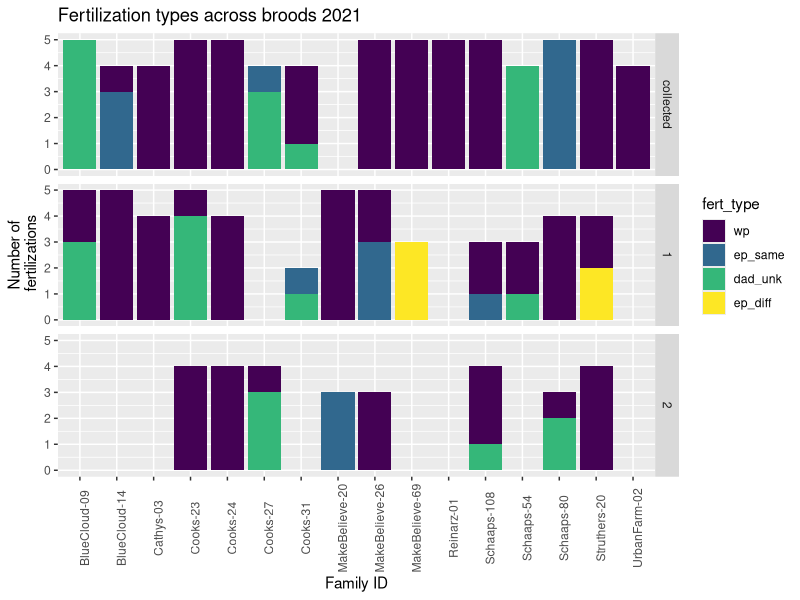
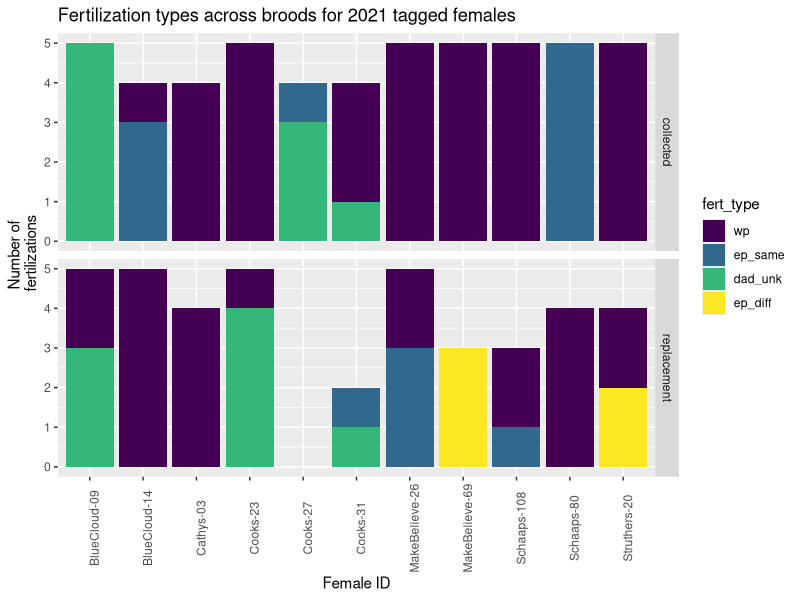
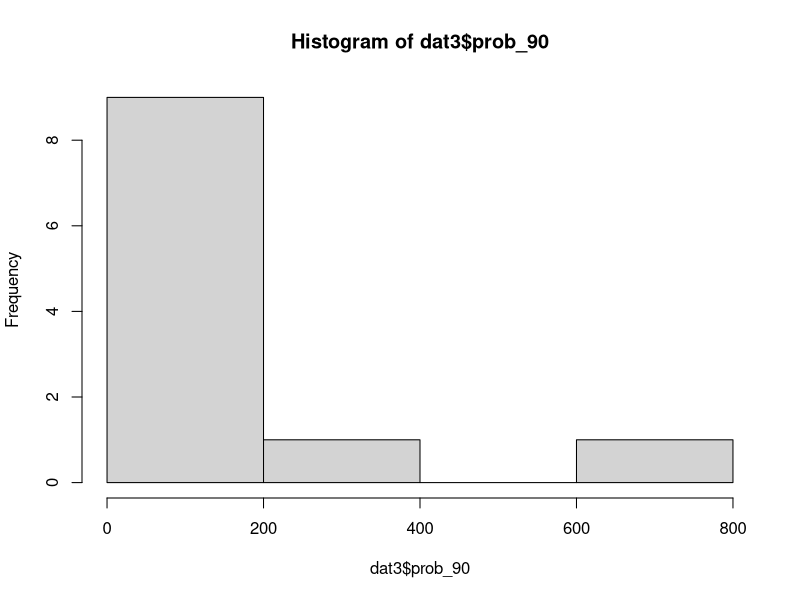
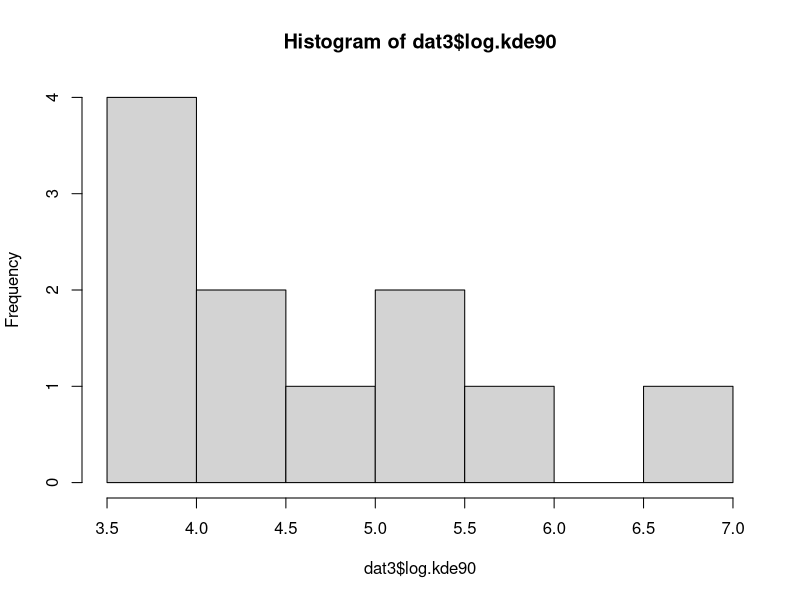
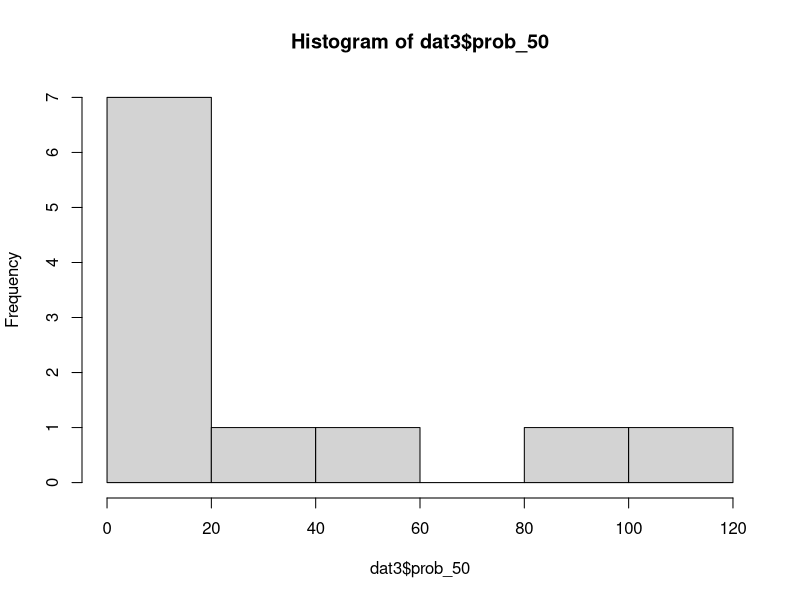
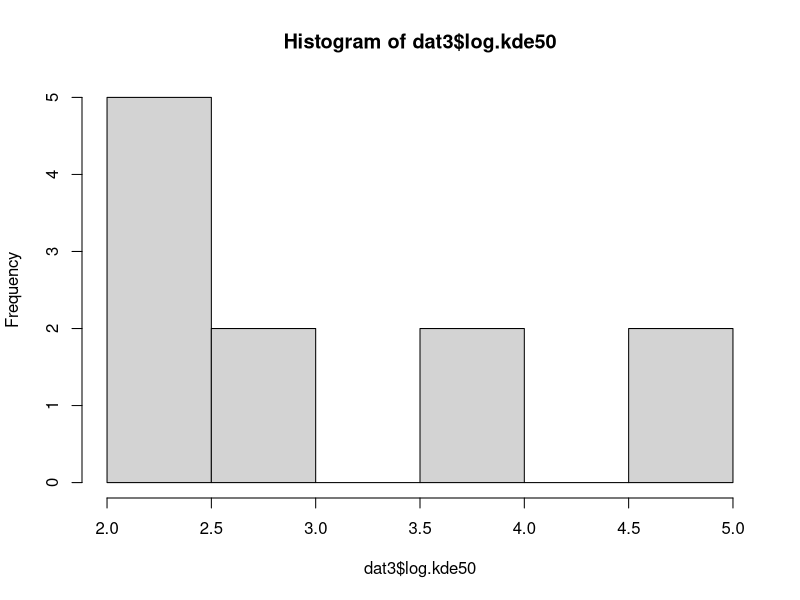
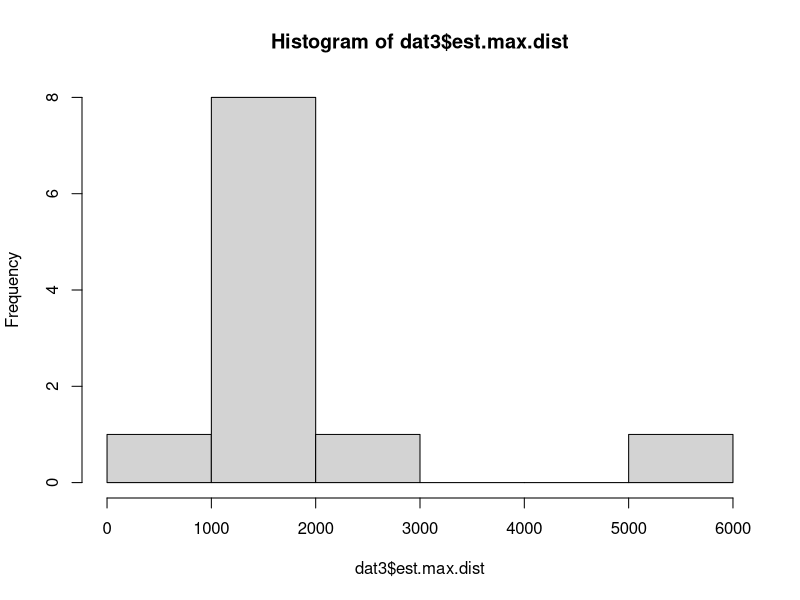
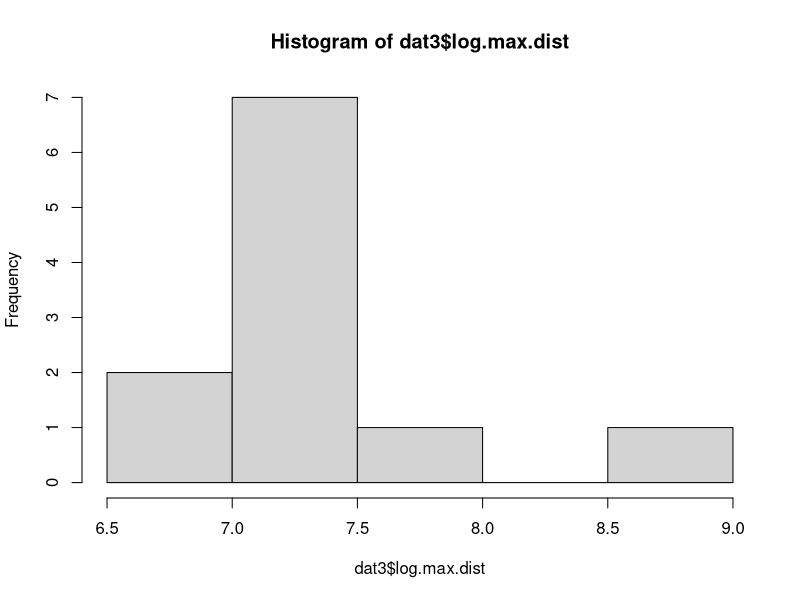

The R script that drew these images, in order: (Note: this script raises an error after producing the figures.)

# GPS tagging 2021 - analysis for hypothesis testing
# Version for BES submission (Nov 2024)
# Heather Kenny-Duddela

# libraries
library(tidyverse)
library(ggplot2)

### Set working directory
setwd("C:/Users/heath/Documents/CU Boulder/BARS fieldwork/2022 Field and Lab/Paternity assignment methods/barn-swallow-gps/make-table-for-models")

### load data

# paternity data for each clutch
clutch <- read.csv("input-files/fert_2021_by_clutchID.csv")

# update fertilization type for the Hepp clutch, where the dad is from Cooks
# This should actually be classified as ep_same site since Cooks was the 
# original tagging site for this female
clutch$fert_type[which(clutch$clutch_id_ind1=="Hepp (near Cook)_1_1" &
                         clutch$Site_dad=="Cooks")] <- "ep_same"

# change factor order to match previous plots
clutch$fert_type <- factor(clutch$fert_type, 
                                           levels=c("wp","ep_same","mom_unk",
                                                    "dad_unk","ep_diff"))

# reorder brood factors
clutch$Brood_ind1 <- factor(clutch$Brood_ind1, levels=c("collected","1","2"))


# plot by fertilization type and facet by brood number
ggplot(clutch, aes(x=FamilyID_mom, y=fert, fill=fert_type)) + 
  geom_bar(position="stack", stat="identity") +
  theme(axis.text.x = element_text(angle=90)) +
  scale_fill_viridis_d() +
  xlab("Family ID") + ylab("Number of\n fertilizations") + 
  facet_grid(Brood_ind1~.) +
  ggtitle("Fertilization types across broods 2021")


# calculate proportion within-pair for all clutches
clutch.wp <- clutch %>%
  group_by(clutch_id_ind1, FamilyID_mom, Brood_ind1, Site_ind1) %>%
  summarise(num.wp = sum(subset(fert, fert_type=="wp")),
            num.ep = sum(subset(fert, fert_type!="wp")),
            clutch.size = mean(clutch_size),
            prop.wp = num.wp/clutch.size,
            prop.ep = num.ep/clutch.size)


### Subset tagged females only

# KDE estimates which are in hectares
areas <- read.csv("input-files/KDE probs_updated.csv")
# reverse direction of points past 50m and 100m
areas$prop.far50 <- 1 - areas$prop.close50
areas$prop.far100 <- 1 - areas$prop.close100


# add column for family IDs to areas data
areas$FamilyID_mom <- NA

areas$FamilyID_mom[which(areas$bird=="bc09")] <- "BlueCloud-09"
areas$FamilyID_mom[which(areas$bird=="bc14")] <- "BlueCloud-14"
areas$FamilyID_mom[which(areas$bird=="ca03")] <- "Cathys-03"
areas$FamilyID_mom[which(areas$bird=="co23")] <- "Cooks-23"
areas$FamilyID_mom[which(areas$bird=="co27")] <- "Cooks-27"
areas$FamilyID_mom[which(areas$bird=="co31")] <- "Cooks-31"
areas$FamilyID_mom[which(areas$bird=="mb26")] <- "MakeBelieve-26"
areas$FamilyID_mom[which(areas$bird=="mb69")] <- "MakeBelieve-69"
areas$FamilyID_mom[which(areas$bird=="sc108")] <- "Schaaps-108"
areas$FamilyID_mom[which(areas$bird=="sc80")] <- "Schaaps-80"
areas$FamilyID_mom[which(areas$bird=="st20")] <- "Struthers-20"



# subset clutch data
clutch.move <- subset(clutch, clutch$FamilyID_mom %in% areas$FamilyID_mom)

# keep only collected and replacement clutches
clutch.move2 <- subset(clutch.move, clutch.move$Brood_ind1 != "2")
# add "replacement" label
clutch.move2$Brood_ind1 <- as.character(clutch.move2$Brood_ind1)
clutch.move2$Brood_ind1[which(clutch.move2$Brood_ind1=="1")] <- "replacement"

# subset wp data
clutch.wp.move <- subset(clutch.wp, clutch.wp$FamilyID_mom %in% areas$FamilyID_mom)


# plot paternity proportions with just GPS females
# Manuscript Figure 3
ggplot(clutch.move2, aes(x=FamilyID_mom, y=fert, fill=fert_type)) + 
  geom_bar(position="stack", stat="identity") +
  theme(axis.text.x = element_text(angle=90)) +
  scale_fill_viridis_d() +
  xlab("Female ID") + ylab("Number of\n fertilizations") + 
  facet_grid(Brood_ind1~.) +
  ggtitle("Fertilization types across broods for 2021 tagged females")

ggsave("output-files/FigS1_fert by brood 2021 tagged females.png", w=5.5, h=4)
ggsave("output-files/FigS1_fert by brood 2021 tagged females.pdf", w=5.5, h=4)



# calculate proportion wp in collected and replacement broods with SD

# just collected brood
clutch.wp.move.col <- subset(clutch.wp.move, clutch.wp.move$Brood_ind1=="collected")
mean(clutch.wp.move.col$prop.wp) # average wp in collected 0.636 +- 0.466
sd(clutch.wp.move.col$prop.wp)

# just replacement brood
clutch.wp.move.rep <- subset(clutch.wp.move, clutch.wp.move$Brood_ind1=="1")
mean(clutch.wp.move.rep$prop.wp) # average wp in collected 0.516 +- 0.392
sd(clutch.wp.move.rep$prop.wp)

# also calculate proportion ep in collected and replacement
# collected
mean(clutch.wp.move.col$prop.ep) # average ep in collected 0.363 +- 0.466
sd(clutch.wp.move.col$prop.ep)
# replacement
mean(clutch.wp.move.rep$prop.ep) # average ep in replacement 0.483 +- 0.392
sd(clutch.wp.move.rep$prop.ep)

###############################################################################

# Make the dataframe for the models

# take only replacement clutches (brood 1) from the tagged females
dat <- subset(clutch.wp.move, clutch.wp.move$Brood_ind1==1)

# add back in missing Cooks-27 whose replacement clutch failed
dat <- rbind(dat, clutch.wp.move[7,])
dat[11,c(1,3,5:9)] <- NA

# collected clutches only
dat1.2 <- subset(clutch.wp.move, clutch.wp.move$Brood_ind1=="collected")
# change labels to indicate collected
colnames(dat1.2)[5:9] <- c("num.wp.collected", "num.ep.collected", 
                           "clutch.size.collected", "prop.wp.collected", 
                           "prop.ep.collected")

# add collected clutches to main data
dat1.3 <- left_join(dat, dat1.2[,c(2,5:9)], by="FamilyID_mom")

# add areas data
dat2 <- left_join(dat1.3, areas, by="FamilyID_mom")

# change column names 
colnames(dat2)[31:32] <- c("proportion.past.50","proportion.past.100")

# correct Cooks site for the Hepp bird
dat2[dat2$FamilyID_mom=="Cooks-31",]$Site_ind1 <- "Cooks"

# load data with number of mates
mates.replace <- read.csv("input-files/num mates replacement clutch.csv")
mates.collect <- read.csv("input-files/num mates collected clutch.csv")

colnames(mates.replace)[c(5,7)] <- c("mates.replacement", "chicks.replacement")
colnames(mates.collect)[c(5,7)] <- c("mates.collected", "chicks.collected")

# use belly avg brightness
color <- read.csv("input-files/plumage-color-mass.csv")
# pull out only nestID and female and male color, and female mass
color2 <- color[,c(1,5,7,8)]
colnames(color2)[1] <- "bird"

# add estimated max distance from barn
est.max <- read.csv("input-files/estimated max distance from resampling_original.csv")
colnames(est.max)[c(2,6)] <- c("bird","est.max.dist")

dat2.2 <- left_join(dat2, color2, by="bird")

dat2.4 <- left_join(dat2.2, est.max[,c(2,6)], by="bird")

dat2.5 <- left_join(dat2.4, mates.collect[,c(2,5,7)], by="FamilyID_mom")

dat3 <- left_join(dat2.5, mates.replace[,c(2,5,7)], by="FamilyID_mom")

# add columns for EP mates, rather than total including WP male

# for collected, Schaaps-80 and BlueCloud-09 did not mate with social male
# subtract 1 from all rows except these two
dat3$mates.collected.ep <- NA
dat3$mates.collected.ep[-c(1,9)] <- dat3$mates.collected[-c(1,9)] -1
dat3$mates.collected.ep[c(1,9)] <- dat3$mates.collected[c(1,9)]
# for replacement, MakeBelieve-69 and Cooks-31 did not mate with their social male
# subtract 1 from all rows except these two
dat3$mates.replacement.ep <- NA
dat3$mates.replacement.ep[-c(4,5)] <- dat3$mates.replacement[-c(4,5)] -1
dat3$mates.replacement.ep[c(4,5)] <- dat3$mates.replacement[c(4,5)]


colnames(dat3)[c(33,34)] <- c("B_avg.bright.female", "B_avg.bright.male")

# try log-transforming area metrics to make them less skewed

dat3$log.kde90 <- log(dat3$prob_90)
hist(dat3$prob_90)
hist(dat3$log.kde90)

dat3$log.kde50 <- log(dat3$prob_50)
hist(dat3$prob_50)
hist(dat3$log.kde50)

dat3$log.max.dist <- log(dat3$est.max.dist)
hist(dat3$est.max.dist)
hist(dat3$log.max.dist)

hist(dat3$num.ep)

dat4 <- dat3

# add breeding group sizes
dat4$group.size <- c(5,5,5,5,5,5,2,10,10,1,5)

# calculate change in proportion EP and number EP young between collected and 
# replacement
dat4$diff.ep.prop <- dat4$prop.ep - dat4$prop.ep.collected

# change in number EP chicks
dat4$diff.num.ep <- dat4$num.ep - dat4$num.ep.collected

# change in number of EP sires
dat4$diff.ep.sires <- dat4$mates.replacement.ep - dat4$mates.collected.ep

# save final table
write.csv(dat4, "output-files/table for movement and mating models_BES_R.csv", row.names = F) 

################################################################################
# Correlation plot among all variables------------------------------------------

library(psych)

# correlations among predictor variables: log kde50, log kde90, prop.close.50,
# prop.close.100, est max dist, female plumage, male plumage, group size

# note that the MASS package masks the select function from dplyr, so you
# can't run the below line if MASS is currently loaded

vis <- select(dat4,log.kde50, log.kde90, log.max.dist, proportion.past.50,
              proportion.past.100, B_avg.bright.female, B_avg.bright.male, 
              mass, group.size)

pairs.panels(vis[,-c(1:3)],
             method="spearman",
             density=T,
             ellipses=F,
             smooth=F,
             stars=T)

# Manuscript Fig S3
# correlations among just the movement variables
vis2 <-  select(dat4,log.kde50, log.kde90, log.max.dist, proportion.past.50,
                proportion.past.100)
png("output-files/FigS2_correlation plot movement vars.png", pointsize=10, width=4500, height=3000, res=600)
pairs.panels(vis2.df[,4:8],
             method="spearman",
             density=T,
             ellipses=F,
             smooth=F,
             stars=T,
             breaks = 3)
dev.off()

# specify histograms on the diagonal
panel.hist <- function(x, ...)
{
  #from help of pairs
  usr <- par("usr"); on.exit(par(usr))
  par(usr = c(usr[1:2], 0, 1.5) )
  h <- hist(x, plot = FALSE)
  breaks <- h$breaks; nB <- length(breaks)
  y <- h$counts; y <- y/max(y)
  rect(breaks[-nB], 0, breaks[-1], y, col="cyan")
}

panel.cor <- function(x, y, digits = 2, prefix = "", cex.cor, ...)
{
  #from help of pairs
  usr <- par("usr"); on.exit(par(usr))
  par(usr = c(0, 1, 0, 1))
  r <- abs(cor(x, y,use="pairwise.complete.obs"))
  txt <- format(c(r, 0.123456789), digits = digits)[1]
  txt <- paste0(prefix, txt)
  if(missing(cex.cor)) cex.cor <- 0.5/strwidth(txt)
  text(0.5, 0.5, txt, cex = cex.cor)
}


# make plot using base pairs function
png("output-files/FigS2_correlation plot movement vars hist.png", pointsize=10, width=4500, height=3000, res=600)
pairs(vis2.df[,4:8], diag.panel = panel.hist, upper.panel = panel.cor)
dev.off()


vis3 <- select(dat4, proportion.past.100,
               proportion.past.50)

pairs(vis3[,4:5])

pairs.panels(vis3[,4:5],
             method="spearman",
             density=T,
             ellipses=F,
             smooth=F,
             stars=T,
             breaks = 10)


# correlation between collected and replacement prop ep
ggplot(dat4, aes(x=prop.ep, y=prop.ep.collected)) + geom_point(size=3) + 
  xlab("Proportion EP young in replacement") +
  ylab("Proportion EP young in collected clutch") +
  ggtitle("Mating patterns of females across broods")

cor.test(dat4$prop.ep, dat4$prop.ep.collected, method="spearman")
# Spearman's rank correlation rho
# 
# data:  dat4$prop.ep and dat4$prop.ep.collected
# S = 203.6, p-value = 0.5154
# alternative hypothesis: true rho is not equal to 0
# sample estimates:
#        rho 
# -0.2339114 

# correlation between collected and replacement for number EP offspring
cor.test(dat4$num.ep, dat4$num.ep.collected, method="spearman")
# Spearman's rank correlation rho
# 
# data:  dat4$num.ep and dat4$num.ep.collected
# S = 215.6, p-value = 0.3888
# alternative hypothesis: true rho is not equal to 0
# sample estimates:
#        rho 
# -0.3066423 


# correlation between collected and replacement for number EP mates
cor.test(dat4$mates.collected.ep, dat4$mates.replacement.ep, method="spearman")

# Spearman's rank correlation rho
# 
# data:  dat4$mates.collected.ep and dat4$mates.replacement.ep
# S = 196.83, p-value = 0.5934
# alternative hypothesis: true rho is not equal to 0
# sample estimates:
#        rho 
# -0.1928792 

ggplot(dat4, aes(x=mates.collected.ep, y=mates.replacement.ep)) + 
  geom_point(size=3, position=position_jitter(height=0.08, width=0.04),
             alpha=0.3) + 
  xlab("Number mates in collected clutch") +
  ylab("Number mates in replacement clutch") +
  ggtitle("Mating patterns of females across broods")


# histogram of diff between collected and replacement
ggplot(dat4, aes(x=diff.ep.prop)) + 
  geom_histogram(binwidth=0.3, fill="lightblue", color="black") +
  geom_vline(xintercept=0, color="red", linetype="dashed")+
  ggtitle("Change in proportion of EP offspring") +
  xlab("Difference in proportion of EP offspring from \ncollected to replacement")

ggsave("diff in propEP histogram.png")

# histogram of diff in number EP offspring
ggplot(dat4, aes(x=diff.num.ep)) + 
  geom_histogram(fill="lightblue", color="black", binwidth=1) +
  geom_vline(xintercept=0, color="red", linetype="dashed")+
  ggtitle("Change in number of EP offspring") +
  xlab("Difference in number of EP offspring from \ncollected to replacement")

ggsave("diff in number EP young histogram.png")

# histogram of diff in number EP sires
ggplot(dat4, aes(x=diff.ep.sires)) + 
  geom_histogram(fill="lightblue", color="black", binwidth=1) +
  geom_vline(xintercept=0, color="red", linetype="dashed")+
  ggtitle("Change in number of EP sires") +
  xlab("Difference in number of EP sires from \ncollected to replacement")

ggsave("diff in number EP sires histogram.png")

#-------------------------------------------------------------------------------
### Reaction norm plots for change in clutch size, EP mating--------------------

# make table to show change in paternity
pat.change1 <- dat4 %>% ungroup() %>%
  select(FamilyID_mom, num.ep, clutch.size, prop.ep, 
                     mates.replacement.ep)

pat.change2 <- dat4 %>% ungroup() %>%
  select(FamilyID_mom, num.ep.collected, clutch.size.collected,
                      prop.ep.collected, mates.collected.ep)

# add column for collected or replacement
pat.change1$clutch <- "replacement"
pat.change2$clutch <- "collected"

# make colnames the same
colnames(pat.change1)[5] <- "mates.ep"
colnames(pat.change2)[2:5] <- colnames(pat.change1)[2:5]

# combine
pat.change3 <- rbind(pat.change2, pat.change1)

# remove NA rows
pat.change3 <- subset(pat.change3, pat.change3$FamilyID_mom!="Cooks-27")

### Make plots for Figure S2

# clutch size (Fig S2 a)

# calculate line weights
clutch.lines <- data.frame(t1 = pat.change3$clutch.size[1:10], 
                    t2 = pat.change3$clutch.size[11:20])

clutch.lines2 <- data.frame(table(clutch.lines$t1, clutch.lines$t2)) %>%
  mutate(transition = paste(Var1, Var2))%>%
  pivot_longer(cols = c(Var1, Var2), names_to = "x", values_to = "y")%>%
  filter(Freq != 0 & !grepl("NA", transition ))

clutch.lines2$x[which(clutch.lines2$x=="Var1")] <- "collected"
clutch.lines2$x[which(clutch.lines2$x=="Var2")] <- "replacement"
clutch.lines2$y <- as.numeric(as.character(clutch.lines2$y))
colnames(clutch.lines2)[3:4] <- c("clutch", "clutch.size")

# make plot for change in clutch size
ggplot(clutch.lines2, aes(x = clutch, y = clutch.size)) +  
  geom_line(aes(linewidth=(Freq), group=transition), alpha=0.5) +
  scale_linewidth(range=c(1,3), breaks=c(1,2,3)) +
  geom_count(inherit.aes=F, data=pat.change3, size=3,
             aes(x=clutch, y=clutch.size, shape=after_stat(n))) +
  scale_shape_binned() +
  xlab("Clutch type") +
  ylab("Number of offspring sampled")

ggsave("output-files/FigS2a_change in clutch size.png", w=3, h=2.5, scale=1.2)
  

# proportion EP offspring (Fig S2 b)

# table for prop EP line weights
propEP.lines <- data.frame(t1 = pat.change3$prop.ep[1:10], 
                           t2 = pat.change3$prop.ep[11:20])

propEP.lines2 <- data.frame(table(propEP.lines$t1, propEP.lines$t2)) %>%
  mutate(transition = paste(Var1, Var2))%>%
  pivot_longer(cols = c(Var1, Var2), names_to = "x", values_to = "y")%>%
  filter(Freq != 0 & !grepl("NA", transition ))

propEP.lines2$x[which(propEP.lines2$x=="Var1")] <- "collected"
propEP.lines2$x[which(propEP.lines2$x=="Var2")] <- "replacement"
propEP.lines2$y <- as.numeric(as.character(propEP.lines2$y))
colnames(propEP.lines2)[3:4] <- c("clutch", "prop.ep")

ggplot(propEP.lines2, aes(x = clutch, y = prop.ep)) +  
  geom_line(aes(linewidth=(Freq), group=transition), alpha=0.5) +
  scale_linewidth(range=c(1,1), breaks=c(1)) +
  geom_count(inherit.aes=F, data=pat.change3, 
             aes(x=clutch, y=prop.ep)) +
  xlab("Clutch type") +
  ylab("Proportion of EP offspring")

ggsave("output-files/FigS2b_change in prop EP.png", w=3, h=2.5, scale=1.2)


# Number EP  young (Fig S2 c)

# table for num EP young line weight
numEP.lines <- data.frame(t1 = pat.change3$num.ep[1:10], 
                           t2 = pat.change3$num.ep[11:20])

numEP.lines2 <- data.frame(table(numEP.lines$t1, numEP.lines$t2)) %>%
  mutate(transition = paste(Var1, Var2))%>%
  pivot_longer(cols = c(Var1, Var2), names_to = "x", values_to = "y")%>%
  filter(Freq != 0 & !grepl("NA", transition ))

numEP.lines2$x[which(numEP.lines2$x=="Var1")] <- "collected"
numEP.lines2$x[which(numEP.lines2$x=="Var2")] <- "replacement"
numEP.lines2$y <- as.numeric(as.character(numEP.lines2$y))
colnames(numEP.lines2)[3:4] <- c("clutch", "num.ep")

ggplot(numEP.lines2, aes(x = clutch, y = num.ep)) +  
  geom_line(aes(linewidth=(Freq), group=transition), alpha=0.5) +
  scale_linewidth(range=c(1,2), breaks=c(1,2)) +
  geom_count(inherit.aes=F, data=pat.change3, 
             aes(x=clutch, y=num.ep)) +
  xlab("Clutch type") +
  ylab("Number of EP offspring")

ggsave("output-files/FigS2c_change in num EP.png", w=3, h=2.5, scale=1.2)

# number of EP sires (Fig S3 d)

# table for calculating num EP sires line weights
sires.lines <- data.frame(t1 = pat.change3$mates.ep[1:10], 
                          t2 = pat.change3$mates.ep[11:20])

sires.lines2 <- data.frame(table(sires.lines$t1, sires.lines$t2)) %>%
  mutate(transition = paste(Var1, Var2))%>%
  pivot_longer(cols = c(Var1, Var2), names_to = "x", values_to = "y")%>%
  filter(Freq != 0 & !grepl("NA", transition ))

sires.lines2$x[which(sires.lines2$x=="Var1")] <- "collected"
sires.lines2$x[which(sires.lines2$x=="Var2")] <- "replacement"
sires.lines2$y <- as.numeric(as.character(sires.lines2$y))
colnames(sires.lines2)[3:4] <- c("clutch", "mates.ep")

ggplot(sires.lines2, aes(x = clutch, y = mates.ep)) +  
  geom_line(aes(linewidth=(Freq), group=transition), alpha=0.5) +
  scale_linewidth(range=c(1,4), breaks=c(1,2,3,4)) +
  geom_count(inherit.aes=F, data=pat.change3, 
             aes(x=clutch, y=mates.ep)) +
  xlab("Clutch type") +
  ylab("Number of EP sires")

ggsave("output-files/FigS2d_change in sires.png", w=3, h=2.5, scale=1.2)



# number of EP sires
ggplot(pat.change3, aes(x=clutch, y=mates.ep)) + 
  geom_count() + geom_line(aes(group=FamilyID_mom)) +
  xlab("Clutch type") +
  ylab("Number of EP sires") +
  ggtitle("Change in number of EP sires \nbetween time points")

ggsave("generated-files/change in num sires.png", h=3.5, w=4)

# calculate summary stats for mating -------------------------------------------

# collected
mean(dat4$prop.ep.collected) #0.363
sd(dat4$prop.ep.collected) # 0.465
range(dat4$prop.ep.collected, na.rm=T) # 0,1

mean(dat4$num.ep.collected) # 1.636364
sd(dat4$num.ep.collected) # 2.15744

mean(dat4$mates.collected.ep, na.rm=T) #0.45
range(dat4$mates.collected.ep, na.rm=T) #0, 1

# replacement
mean(dat4$prop.ep, na.rm=T) #0.4833
range(dat4$prop.ep, na.rm=T) # 0,1
sd(dat4$prop.ep, na.rm=T) # 0.392

mean(dat4$num.ep, na.rm=T) # 1.8
sd(dat4$num.ep, na.rm=T) # 1.47573

mean(dat4$mates.replacement.ep, na.rm=T) #0.9
range(dat4$mates.replacement.ep, na.rm=T) #0,2

# difference
mean(dat4$diff.ep.prop, na.rm=T) # 0.1833333
sd(dat4$diff.ep.prop, na.rm=T) # 0.692018

mean(dat4$diff.num.ep, na.rm=T) # 0.4
sd(dat4$diff.num.ep, na.rm=T) # 2.91357

mean(dat4$diff.ep.sires, na.rm=T) # 0.5
sd(dat4$diff.ep.sires, na.rm=T) # 0.9718253


# Histograms of variables-------------------------------------------------------

ggplot(dat3, aes(x=prop.ep)) + geom_histogram(color="black", fill="lightblue", binwidth = 0.1) +
  ggtitle("Proportion of EP young in replacement clutch") +
  ylab("Number of females") + xlab("Proportion of extra-pair young")

# ggsave("hist prop ep young.png", w=5, h=4)

ggplot(dat3, aes(x=num.ep)) + geom_histogram(color="black", fill="lightblue", binwidth=1) +
  ggtitle("Number of EP young in replacement clutch") +
  ylab("Number of females") + xlab("Number of extra-pair young")

ggplot(dat3, aes(x=num.ep.mates)) + geom_histogram(color="black", fill="lightblue", binwidth = 1) +
  ggtitle("Total number of EP mates during the season") +
  ylab("Number of females") + xlab("Number of extra-pair mates")

# ggsave("hist num ep mates.png", w=5, h=4)

# Scatterplots of relationships-------------------------------------------------

# Proportion of EP young in replacement clutch

ggplot(dat4, aes(mates.replacement.ep, prop.ep)) + geom_point() +
  xlab("Number of EP mates") + 
  ylab("proportion of EP young in \nreplacement clutch") +
  ggtitle("Number EP mates vs. proportion of EP young")


ggplot(dat4, aes(log.kde90, prop.ep)) + geom_point() +
  xlab("Area of 90% KDE in km2") + 
  ylab("proportion of EP young in \nreplacement clutch") +
  ggtitle("90% KDE area vs. \nproportion of EP young")

ggplot(dat4, aes(log.kde50, prop.ep)) + geom_point() +
  xlab("Area of 50% KDE in km2") + 
  ylab("proportion of EP young in \nreplacement clutch") +
  ggtitle("50% KDE area vs. \nproportion of EP young")


ggplot(dat4, aes(proportion.past.50, prop.ep)) + geom_point() +
  xlab("Proportion of GPS points past 50m of barn") + 
  ylab("proportion of EP young in \nreplacement clutch") +
  ggtitle("points past 50m vs. proportion of EP young")

ggplot(dat4, aes(proportion.past.50, prop.ep)) + geom_point() +
  xlab("Proportion of GPS points past 50m of barn") + 
  ylab("proportion of EP young in \nreplacement clutch") +
  ggtitle("points past 50m vs. proportion of EP young") +
  geom_smooth(method=lm)

ggplot(dat4, aes(proportion.past.100, prop.ep)) + geom_point() +
  xlab("Proportion of GPS points past 100m of barn") + 
  ylab("proportion of EP young in \nreplacement clutch") +
  ggtitle("points past 100m vs. proportion of EP young")

ggplot(dat4, aes(group.size, prop.ep)) + geom_point(alpha=0.5) +
  xlab("Number of breeding pairs") + 
  ylab("proportion of EP young in \nreplacement clutch") +
  ggtitle("Group size vs. proportion of EP young")+
  geom_smooth(method=lm, se=F)



# prop EP in replacement and group size

cor.test(dat4$prop.ep, dat4$group.size, method="spearman")
# Spearman's rank correlation rho
# 
# data:  dat4$prop.ep and dat4$group.size
# S = 177.67, p-value = 0.833
# alternative hypothesis: true rho is not equal to 0
# sample estimates:
#         rho 
# -0.07680673 

# prop EP in collected vs. group size
cor.test(dat4$prop.ep.collected, dat4$group.size, method="spearman")
# Spearman's rank correlation rho
# 
# data:  dat4$prop.ep.collected and dat4$group.size
# S = 145.07, p-value = 0.3054
# alternative hypothesis: true rho is not equal to 0
# sample estimates:
#       rho 
# 0.3405829 



# EP mates in collected and group size
cor.test(dat4$group.size, dat4$mates.collected.ep, method="spearman")
# Spearman's rank correlation rho
# 
# data:  dat4$group.size and dat4$mates.collected.ep
# S = 153.6, p-value = 0.367
# alternative hypothesis: true rho is not equal to 0
# sample estimates:
#       rho 
# 0.3018349 

# group size vs. num EP mates in replacement
ggplot(dat4, aes(group.size, mates.replacement.ep)) + 
  geom_point(alpha=0.3) +
  xlab("Number of breeding pairs") + 
  ylab("Number of EP mates in replacement") +
  ggtitle("Group size vs. Number of EP mates in replacement")+
  geom_smooth(method=lm, se=F)


cor.test(dat4$group.size, dat4$mates.replacement.ep, method="spearman")
# Spearman's rank correlation rho
# 
# data:  dat4$group.size and dat4$mates.replacement.ep
# S = 169.91, p-value = 0.9349
# alternative hypothesis: true rho is not equal to 0
# sample estimates:
#         rho 
# -0.02976467 

# Num EPY in replacement with possible confounders------------------------------

# group size
ggplot(dat4, aes(x=group.size, y=num.ep)) + 
  geom_point(position=position_jitter(w=0.1, h=0.05))+
  geom_smooth(method=lm, se=F)

cor.test(dat4$group.size, dat4$num.ep, method="spearman")
# Spearman's rank correlation rho
# 
# data:  dat4$group.size and dat4$num.ep
# S = 183.03, p-value = 0.7638
# alternative hypothesis: true rho is not equal to 0
# sample estimates:
#        rho 
# -0.1092634 

# male color
ggplot(dat4, aes(x=B_avg.bright.male, y=num.ep)) + 
  geom_point() +
  geom_smooth(method=lm, se=F)

cor.test(dat4$B_avg.bright.male, dat4$num.ep, method="spearman")
# Spearman's rank correlation rho
# 
# data:  dat4$B_avg.bright.male and dat4$num.ep
# S = 139.29, p-value = 0.6673
# alternative hypothesis: true rho is not equal to 0
# sample estimates:
#       rho 
# 0.1558245 

# Num EPY in collected with possible confounders -------------------------------

# group size
ggplot(dat4, aes(x=group.size, y=num.ep.collected)) + 
  geom_point(position=position_jitter(w=0.1, h=0.05))+
  geom_smooth(method=lm, se=F)

cor.test(dat4$group.size, dat4$num.ep.collected, method="spearman")
# Spearman's rank correlation rho
# 
# data:  dat4$group.size and dat4$num.ep.collected
# S = 139.97, p-value = 0.2714
# alternative hypothesis: true rho is not equal to 0
# sample estimates:
#       rho 
# 0.3637792

# male color
ggplot(dat4, aes(x=B_avg.bright.male, y=num.ep.collected)) + 
  geom_point() +
  geom_smooth(method=lm, se=F)

cor.test(dat4$B_avg.bright.male, dat4$num.ep.collected, method="spearman")
# Spearman's rank correlation rho
# 
# data:  dat4$B_avg.bright.male and dat4$num.ep.collected
# S = 111.75, p-value = 0.1242
# alternative hypothesis: true rho is not equal to 0
# sample estimates:
#       rho 
# 0.4920565

# group size vs. movement variables --------------------------------------------

ggplot(dat4, aes(x=group.size, y=log.kde90)) +
  geom_point() +
  ylab("Log transformed 90% KDE area") +
  xlab("Number of breeding pairs") +
  ggtitle("90% KDE vs. Group size") +
  geom_smooth(method=lm)

cor.test(dat4$group.size, dat4$log.kde90, method="spearman")
# Spearman's rank correlation rho
# 
# data:  dat4$group.size and dat4$log.kde90
# S = 156.1, p-value = 0.3863
# alternative hypothesis: true rho is not equal to 0
# sample estimates:
#       rho 
# 0.2904407 

ggplot(dat4, aes(x=group.size, y=log.kde50)) +
  geom_point() +
  ylab("Log transformed 50% KDE area") +
  xlab("Number of breeding pairs") +
  ggtitle("50% KDE vs. Group size")+
  geom_smooth(method=lm, se=F)



cor.test(dat4$group.size, dat4$log.kde50, method="spearman")
# Spearman's rank correlation rho
# 
# data:  dat4$group.size and dat4$log.kde50
# S = 144.49, p-value = 0.3014
# alternative hypothesis: true rho is not equal to 0
# sample estimates:
#       rho 
# 0.3432482 

ggplot(dat4, aes(x=group.size, y=log.max.dist)) +
  geom_point() +
  ylab("Estimated max distance (m)") +
  xlab("Number of breeding pairs") +
  ggtitle("Max distance vs. Group size")+
  geom_smooth(method=lm)

cor.test(dat4$group.size, dat4$est.max.dist, method="spearman")

ggplot(dat4, aes(x=group.size, y=proportion.past.50)) +
  geom_point() +
  ylab("Proportion GPS points past 50m from the barn") +
  xlab("Number of breeding pairs") +
  ggtitle("Prop close 50m vs. Group size") +
  geom_smooth(method=lm, se=F)



cor.test(dat4$group.size, dat4$proportion.past.50, method="spearman")
# Spearman's rank correlation rho
# 
# data:  dat4$group.size and dat4$proportion.past.50
# S = 225.82, p-value = 0.9384
# alternative hypothesis: true rho is not equal to 0
# sample estimates:
#         rho 
# -0.02646392 

ggplot(dat4, aes(x=group.size, y=proportion.past.100)) +
  geom_point() +
  ylab("Proportion GPS points past 100m of barn") +
  xlab("Number of breeding pairs") +
  ggtitle("Prop close 100m vs. Group size") +
  geom_smooth(method=lm, se=F)

cor.test(dat4$group.size, dat4$proportion.past.100, method="spearman")
# Spearman's rank correlation rho
# 
# data:  dat4$group.size and dat4$proportion.past.100
# S = 235.1, p-value = 0.841
# alternative hypothesis: true rho is not equal to 0
# sample estimates:
#         rho 
# 0.06864963 

### Relationship between movement and plumage color----------------------------

# male plumage

ggplot(dat4, aes(x=B_avg.bright.male, y=log.kde90)) +
  geom_point() +
  geom_smooth(method=lm, se=F)+
  ylab("Log transformed 90% KDE area") +
  xlab("Social male belly average brightness") +
  ggtitle("90% KDE vs. Male plumage color")

cor.test(dat4$B_avg.bright.male, y=dat4$log.kde90, method="spearman")
# Spearman's rank correlation rho
# 
# data:  dat4$B_avg.bright.male and dat4$log.kde90
# S = 224, p-value = 0.9676
# alternative hypothesis: true rho is not equal to 0
# sample estimates:
#         rho 
# -0.01818182 

ggplot(dat4, aes(x=B_avg.bright.male, y=log.kde50)) +
  geom_point() +
  geom_smooth(method=lm, se=F)+
  ylab("Log transformed 50% KDE area") +
  xlab("Social male belly average brightness") +
  ggtitle("50% KDE vs. Male plumage color")

cor.test(dat4$B_avg.bright.male, y=dat4$log.kde50, method="spearman")
# Spearman's rank correlation rho
# 
# data:  dat4$B_avg.bright.male and dat4$log.kde50
# S = 234, p-value = 0.8601
# alternative hypothesis: true rho is not equal to 0
# sample estimates:
#         rho 
# -0.06363636 

ggplot(dat4, aes(x=B_avg.bright.male, y=log.max.dist)) +
  geom_point() +
  geom_smooth(method=lm, se=F)+
  ylab("Log transformed estimated max distance from barn") +
  xlab("Social male belly average brightness") +
  ggtitle("Max distance vs. Male plumage color")

cor.test(dat4$B_avg.bright.male, y=dat4$log.max.dist, method="spearman")
# Spearman's rank correlation rho
# 
# data:  dat4$B_avg.bright.male and dat4$log.max.dist
# S = 170, p-value = 0.5031
# alternative hypothesis: true rho is not equal to 0
# sample estimates:
#       rho 
# 0.2272727

ggplot(dat4, aes(x=B_avg.bright.male, y=proportion.past.50)) +
  geom_point() +
  geom_smooth(method=lm, se=F)+
  ylab("Proportion of GPS points past 50m of barn") +
  xlab("Social male belly average brightness") +
  ggtitle("points past 50m vs. Male plumage color")

cor.test(dat4$B_avg.bright.male, y=dat4$proportion.past.50, 
         method="spearman")
# Spearman's rank correlation rho
# 
# data:  dat4$B_avg.bright.male and dat4$proportion.past.50
# S = 205.97, p-value = 0.8522
# alternative hypothesis: true rho is not equal to 0
# sample estimates:
#        rho 
# 0.06378149 

ggplot(dat4, aes(x=B_avg.bright.male, y=proportion.past.100)) +
  geom_point() +
  geom_smooth(method=lm, se=F)+
  ylab("Proportion of GPS points past 100m of barn") +
  xlab("Social male belly average brightness") +
  ggtitle("points past 100m vs. Male plumage color")

cor.test(dat4$B_avg.bright.male, y=dat4$proportion.past.100, 
         method="spearman")
# Spearman's rank correlation rho
# 
# data:  dat4$B_avg.bright.male and dat4$proportion.past.100
# S = 196, p-value = 0.7549
# alternative hypothesis: true rho is not equal to 0
# sample estimates:
#       rho 
# -0.1090909 


# female plumage

ggplot(dat4, aes(x=B_avg.bright.female, y=log.kde90)) +
  geom_point() +
  geom_smooth(method=lm, se=F)+
  ylab("Log transformed 90% KDE area") +
  xlab("Female belly average brightness") +
  ggtitle("90% KDE vs. Female plumage color")

cor.test(dat4$B_avg.bright.female, y=dat4$log.kde90, method="spearman")
# Spearman's rank correlation rho
# 
# data:  dat4$B_avg.bright.female and dat4$log.kde90
# S = 268, p-value = 0.5209
# alternative hypothesis: true rho is not equal to 0
# sample estimates:
#        rho 
# -0.2181818

ggplot(dat4, aes(x=B_avg.bright.female, y=log.kde50)) +
  geom_point() +
  geom_smooth(method=lm, se=F)+
  ylab("Log transformed 50% KDE area") +
  xlab("Female belly average brightness") +
  ggtitle("50% KDE vs. Female plumage color")

cor.test(dat4$B_avg.bright.female, y=dat4$log.kde50, method="spearman")
# Spearman's rank correlation rho
# 
# data:  dat4$B_avg.bright.female and dat4$log.kde50
# S = 246, p-value = 0.7343
# alternative hypothesis: true rho is not equal to 0
# sample estimates:
#        rho 
# -0.1181818 

ggplot(dat4, aes(x=B_avg.bright.female, y=log.max.dist)) +
  geom_point() +
  geom_smooth(method=lm, se=F)+
  ylab("Log transformed estimated max distance from barn") +
  xlab("Female belly average brightness") +
  ggtitle("Max distance vs. Female plumage color")



cor.test(dat4$B_avg.bright.female, y=dat4$log.max.dist, method="spearman")
# Spearman's rank correlation rho
# 
# data:  dat4$B_avg.bright.female and dat4$log.max.dist
# S = 292, p-value = 0.327
# alternative hypothesis: true rho is not equal to 0
# sample estimates:
#        rho 
# -0.3272727 

ggplot(dat4, aes(x=B_avg.bright.female, y=proportion.past.50)) +
  geom_point() +
  geom_smooth(method=lm, se=F)+
  ylab("Proportion of GPS points past 50m of barn") +
  xlab("Female belly average brightness") +
  ggtitle("points past 50m vs. Female plumage color")



cor.test(dat4$B_avg.bright.female, y=dat4$proportion.past.50, 
         method="spearman")
# Spearman's rank correlation rho
# 
# data:  dat4$B_avg.bright.female and dat4$proportion.past.50
# S = 167.88, p-value = 0.4831
# alternative hypothesis: true rho is not equal to 0
# sample estimates:
#       rho 
# 0.2369027 

ggplot(dat4, aes(x=B_avg.bright.female, y=proportion.past.100)) +
  geom_point() +
  geom_smooth(method=lm, se=F)+
  ylab("Proportion of GPS points past 100m of barn") +
  xlab("Female belly average brightness") +
  ggtitle("points past 100m vs. Female plumage color")

cor.test(dat4$B_avg.bright.female, y=dat4$proportion.past.100, 
         method="spearman")
# Spearman's rank correlation rho
# 
# data:  dat4$B_avg.bright.female and dat4$proportion.past.100
# S = 242, p-value = 0.7757
# alternative hypothesis: true rho is not equal to 0
# sample estimates:
#  rho 
# 0.1 

### Relationship between mass and movement--------------------------------------

cor.test(dat4$mass, dat4$log.kde90, method="spearman")
# Spearman's rank correlation rho
# 
# data:  dat4$mass and dat4$log.kde90
# S = 144.83, p-value = 0.3037
# alternative hypothesis: true rho is not equal to 0
# sample estimates:
#       rho 
# 0.3416865 

cor.test(dat4$mass, dat4$log.kde50, method="spearman")
# Spearman's rank correlation rho
# 
# data:  dat4$mass and dat4$log.kde50
# S = 154.85, p-value = 0.3766
# alternative hypothesis: true rho is not equal to 0
# sample estimates:
#       rho 
# 0.2961283 

cor.test(dat4$mass, dat4$log.max.dist, method="spearman")
# Spearman's rank correlation rho
# 
# data:  dat4$mass and dat4$log.max.dist
# S = 185.92, p-value = 0.6493
# alternative hypothesis: true rho is not equal to 0
# sample estimates:
#       rho 
# 0.1548979 

cor.test(dat4$mass, dat4$proportion.past.50, method="spearman")
# Spearman's rank correlation rho
# 
# data:  dat4$mass and dat4$proportion.past.50
# S = 271.23, p-value = 0.4908
# alternative hypothesis: true rho is not equal to 0
# sample estimates:
#        rho 
# -0.2328767 

cor.test(dat4$mass, dat4$proportion.past.100, method="spearman")
# Spearman's rank correlation rho
# 
# data:  dat4$mass and dat4$proportion.past.100
# S = 228.02, p-value = 0.9153
# alternative hypothesis: true rho is not equal to 0
# sample estimates:
#         rho 
# 0.03644656 

# mass and female plumage color
cor.test(dat4$mass, dat4$B_avg.bright.female, method="spearman")
# Spearman's rank correlation rho
# 
# data:  dat4$mass and dat4$B_avg.bright.female
# S = 354.31, p-value = 0.04606
# alternative hypothesis: true rho is not equal to 0
# sample estimates:
#        rho 
# -0.6104799 

### Relationship between plumage and group size ###

ggplot(dat4, aes(x=group.size, y=B_avg.bright.female)) +
  geom_point() +
  geom_smooth(method=lm, se=F)+
  ylab("Female belly average brightness") +
  xlab("Number of breeding pairs at barn") +
  ggtitle("Female plumage vs. Group size")



cor.test(dat4$group.size, dat4$B_avg.bright.female, method="spearman")
# Spearman's rank correlation rho
# 
# data:  dat4$group.size and dat4$B_avg.bright.female
# S = 280.41, p-value = 0.4138
# alternative hypothesis: true rho is not equal to 0
# sample estimates:
#        rho 
# -0.2745985 



ggplot(dat4, aes(x=group.size, y=B_avg.bright.male)) +
  geom_point() +
  geom_smooth(method=lm, se=F)+
  ylab("Social male belly average brightness") +
  xlab("Number of breeding pairs at barn") +
  ggtitle("Social male plumage vs. Group size")



cor.test(dat4$group.size, dat4$B_avg.bright.male, method="spearman")
# Spearman's rank correlation rho
# 
# data:  dat4$group.size and dat4$B_avg.bright.male
# S = 204.9, p-value = 0.841
# alternative hypothesis: true rho is not equal to 0
# sample estimates:
#        rho 
# 0.06864963 


# female and male plumage color
cor.test(dat4$B_avg.bright.female, dat4$B_avg.bright.male, method="spearman")


### Relationship between male plumage and EP mating----------------------------

cor.test(dat4$B_avg.bright.male, dat4$prop.ep, method="spearman")
# Spearman's rank correlation rho
# 
# data:  dat4$B_avg.bright.male and dat4$prop.ep
# S = 128.33, p-value = 0.5371
# alternative hypothesis: true rho is not equal to 0
# sample estimates:
#       rho
# 0.2222603

cor.test(dat4$B_avg.bright.male, dat4$prop.ep.collected, method="spearman")
# Spearman's rank correlation rho
# 
# data:  dat4$B_avg.bright.male and dat4$prop.ep.collected
# S = 103.14, p-value = 0.09267
# alternative hypothesis: true rho is not equal to 0
# sample estimates:
#       rho 
# 0.5311965 

cor.test(dat4$B_avg.bright.male, dat4$mates.replacement.ep, method="spearman")
# Spearman's rank correlation rho
# 
# data:  dat4$B_avg.bright.male and dat4$mates.replacement.ep
# S = 110.72, p-value = 0.3533
# alternative hypothesis: true rho is not equal to 0
# sample estimates:
#       rho 
# 0.3289758 

cor.test(dat4$B_avg.bright.male, dat4$mates.collected.ep, method="spearman")
# Spearman's rank correlation rho
# 
# data:  dat4$B_avg.bright.male and dat4$mates.collected.ep
# S = 92.983, p-value = 0.0629
# alternative hypothesis: true rho is not equal to 0
# sample estimates:
#       rho 
# 0.5773503 


### Difference in EP mating ----------------------------------------------------

### movement
ggplot(dat4, aes(x=proportion.past.50, y=diff.ep.prop)) + geom_point() +
  geom_smooth(method=lm) + 
  ggtitle("Relationship between change in prop EP and \nmovement (Spearman -0.674, p=0.032)")



cor.test(dat4$proportion.past.50, dat4$diff.ep.prop,
         method="spearman", na.rm=T)
# Spearman's rank correlation rho
# 
# data:  dat4$proportion.past.50 and dat4$diff.ep.prop
# S = 276.34, p-value = 0.03231
# alternative hypothesis: true rho is not equal to 0
# sample estimates:
#        rho 
# 0.6747752 

ggplot(dat4, aes(x=proportion.past.50, y=diff.num.ep)) + geom_point() +
  geom_smooth(method=lm) +
  ggtitle("Relationship between change in number of EP \nyoung and movement (Spearman -0.477, p=0.163)")



cor.test(dat4$proportion.past.50, dat4$diff.num.ep,
         method="spearman", na.rm=T)
# Spearman's rank correlation rho
# 
# data:  dat4$proportion.past.50 and dat4$diff.num.ep
# S = 243.72, p-value = 0.1633
# alternative hypothesis: true rho is not equal to 0
# sample estimates:
#        rho 
# 0.4770665 

ggplot(dat4, aes(x=proportion.past.50, y=diff.ep.sires)) + geom_point() +
  geom_smooth(method=lm) +
  ggtitle("Relationship between change in number of EP sires \nand movement (Spearman -0.417, p=0.229)")



cor.test(dat4$proportion.past.50, dat4$diff.ep.sires,
         method="spearman", na.rm=T)
# Spearman's rank correlation rho
# 
# data:  dat4$proportion.past.50 and dat4$diff.ep.sires
# S = 233.96, p-value = 0.2294
# alternative hypothesis: true rho is not equal to 0
# sample estimates:
#       rho 
# 0.417917 


### female plumage
ggplot(dat4, aes(x=B_avg.bright.female, y=diff.ep.prop)) + geom_point() +
  geom_smooth(method=lm) +
  ggtitle("Relationship between change in prop EP and \nfemale plumage (Spearman 0.163, p=0.656)")



cor.test(dat4$diff.ep.prop, dat4$B_avg.bright.female, method="spearman",  
         na.rm=T)
# Spearman's rank correlation rho
# 
# data:  dat4$diff.ep.prop and dat4$B_avg.bright.female
# S = 138, p-value = 0.6567
# alternative hypothesis: true rho is not equal to 0
# sample estimates:
#       rho 
# 0.1636364 

ggplot(dat4, aes(x=B_avg.bright.female, y=diff.num.ep)) + geom_point() +
  geom_smooth(method=lm) +
  ggtitle("Relationship between change in number of EP young \nand female plumage (Spearman 0.396, p=0.257)")



cor.test(dat4$diff.num.ep, dat4$B_avg.bright.female, 
         method="spearman", na.rm=T)
# Spearman's rank correlation rho
# 
# data:  dat4$diff.num.ep and dat4$B_avg.bright.female
# S = 99.602, p-value = 0.2568
# alternative hypothesis: true rho is not equal to 0
# sample estimates:
#       rho 
# 0.3963488 

ggplot(dat4, aes(x=B_avg.bright.female, y=diff.ep.sires)) + geom_point() +
  geom_smooth(method=lm) +
  ggtitle("Relationship between change in number of EP sires \nand female plumage (Spearman 0.384, p=0.273)")



cor.test(dat4$diff.ep.sires, dat4$B_avg.bright.female, 
         method="spearman", na.rm=T)
# Spearman's rank correlation rho
# 
# data:  dat4$diff.ep.sires and dat4$B_avg.bright.female
# S = 101.62, p-value = 0.2732
# alternative hypothesis: true rho is not equal to 0
# sample estimates:
#      rho 
# 0.384098 



# male plumage
ggplot(dat4, aes(x=B_avg.bright.male, y=diff.ep.prop)) + geom_point() +
  geom_smooth(method=lm) +
  ggtitle("Relationship between change in prop EP young \nand male plumage (Spearman -0.091, p=0.811)")



cor.test(dat4$B_avg.bright.male, dat4$diff.ep.prop, method="spearman", 
         na.rm=T)
# Spearman's rank correlation rho
# 
# data:  dat4$B_avg.bright.male and dat4$diff.ep.prop
# S = 180, p-value = 0.8114
# alternative hypothesis: true rho is not equal to 0
# sample estimates:
#         rho 
# -0.09090909 


ggplot(dat4, aes(x=B_avg.bright.male, y=diff.num.ep)) + geom_point() +
  geom_smooth(method=lm) +
  ggtitle("Relationship between change in number of EP young \nand male plumage (Spearman -0.177, p=0.625)")



cor.test(dat4$B_avg.bright.male, dat4$diff.num.ep, method="spearman", 
         na.rm=T)
# Spearman's rank correlation rho
# 
# data:  dat4$B_avg.bright.male and dat4$diff.num.ep
# S = 194.18, p-value = 0.625
# alternative hypothesis: true rho is not equal to 0
# sample estimates:
#        rho 
# -0.1768326

ggplot(dat4, aes(x=B_avg.bright.male, y=diff.ep.sires)) + geom_point() +
  geom_smooth(method=lm) +
  ggtitle("Relationship between change in number of EP sires \nand male plumage (Spearman -0.019, p=0.957)")



cor.test(dat4$B_avg.bright.male, dat4$diff.ep.sires, method="spearman", 
         na.rm=T)
# Spearman's rank correlation rho
# 
# data:  dat4$B_avg.bright.male and dat4$diff.ep.sires
# S = 168.22, p-value = 0.9573
# alternative hypothesis: true rho is not equal to 0
# sample estimates:
#         rho 
# -0.01953041


# Group size
ggplot(dat4, aes(x=group.size, y=diff.ep.prop)) + geom_point() +
  geom_smooth(method=lm) +
  ggtitle("Relationship between change in prop EP young \nand group size (Spearman -0.233, p=0.517)")



cor.test(dat4$group.size, dat4$diff.ep.prop, method="spearman", 
         na.rm=T)
# Spearman's rank correlation rho
# 
# data:  dat4$group.size and dat4$diff.ep.prop
# S = 203.45, p-value = 0.517
# alternative hypothesis: true rho is not equal to 0
# sample estimates:
#        rho 
# -0.2330462 

ggplot(dat4, aes(x=group.size, y=diff.num.ep)) + geom_point() +
  geom_smooth(method=lm) +
  ggtitle("Relationship between change in number of EP young \nand group size (Spearman -0.269, p=0.452)")



cor.test(dat4$group.size, dat4$diff.num.ep, method="spearman", 
         na.rm=T)
# Spearman's rank correlation rho
# 
# data:  dat4$group.size and dat4$diff.num.ep
# S = 209.38, p-value = 0.4524
# alternative hypothesis: true rho is not equal to 0
# sample estimates:
#        rho 
# -0.2689527

ggplot(dat4, aes(x=group.size, y=diff.ep.sires)) + geom_point() +
  geom_smooth(method=lm) +
  ggtitle("Relationship between change in number of EP sires \nand group size (Spearman -0.143, p=0.692)")



cor.test(dat4$group.size, dat4$diff.ep.sires, method="spearman", 
         na.rm=T)
# Spearman's rank correlation rho
# 
# data:  dat4$group.size and dat4$diff.ep.sires
# S = 188.69, p-value = 0.6923
# alternative hypothesis: true rho is not equal to 0
# sample estimates:
#        rho 
# -0.1435727
